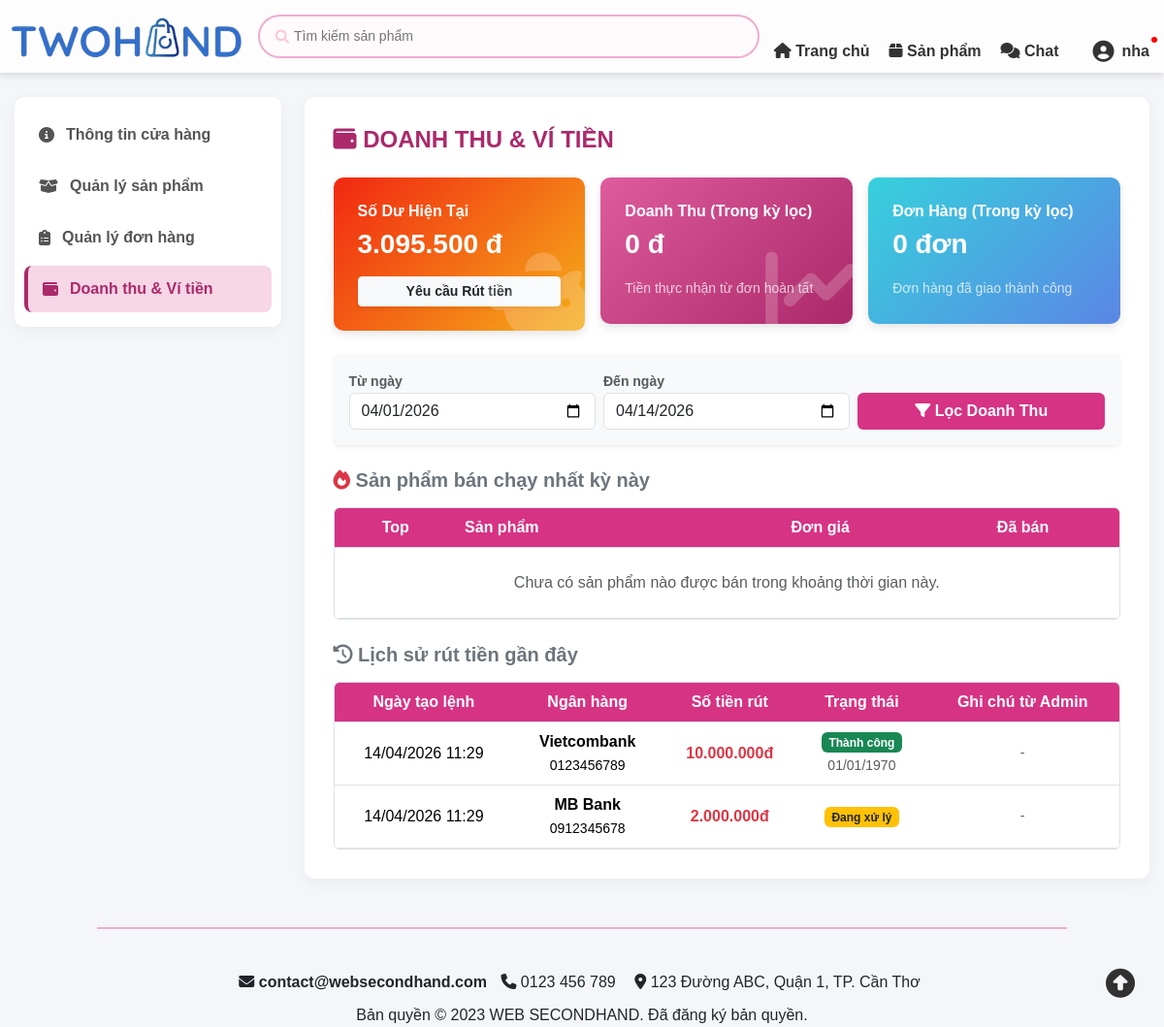
The app's page /seller/controllers/sellerDoanhThuController.php (signed in) with its own data.
### tables this page shows
CREATE TABLE HoSoNguoiBan (
    IdHoSo INT AUTO_INCREMENT PRIMARY KEY,
    IdTaiKhoan INT(10) NOT NULL UNIQUE,
    TenCuaHang VARCHAR(100), 
    DiaChiKhoHang VARCHAR(255),
    ViDo DECIMAL(10, 8) NULL COMMENT 'Latitude - Vĩ độ Cửa Hàng (Kho)',
    KinhDo DECIMAL(11, 8) NULL COMMENT 'Longitude - Kinh độ Cửa Hàng (Kho)',
    SoCCCD VARCHAR(20),
    TenNganHang VARCHAR(50),
    SoTaiKhoanNganHang VARCHAR(30),
    TenChuTaiKhoan VARCHAR(100),
    NgayDuyet DATETIME, 
    SoDu DECIMAL(15,2) DEFAULT 0,
    FOREIGN KEY (IdTaiKhoan) REFERENCES TaiKhoan(IdTaiKhoan) ON DELETE CASCADE
);

CREATE TABLE YeuCauRutTien (
    MaYC INT PRIMARY KEY AUTO_INCREMENT,
    IdTaiKhoan INT NOT NULL,
    SoTien DECIMAL(15,2) NOT NULL,
    NganHang VARCHAR(100),
    SoTaiKhoan VARCHAR(50),
    TenChuTaiKhoan VARCHAR(100),
    TrangThai ENUM('ChoDuyet', 'DaChuyen', 'TuChoi') DEFAULT 'ChoDuyet',
    LyDoTuChoi TEXT,
    NgayYeuCau DATETIME DEFAULT CURRENT_TIMESTAMP,
    NgayXuLy DATETIME NULL,
    FOREIGN KEY (IdTaiKhoan) REFERENCES TaiKhoan(IdTaiKhoan)
);

### seller/controllers/sellerDoanhThuController.php (called while the page is built, shortened)
<?php
require_once __DIR__ . '/../../includes/ketnoi.php';
require_once __DIR__ . '/../models/sellerDoanhThuModel.php';
$idNguoiBan = $_SESSION['IdTaiKhoan'];
$model = new SellerDoanhThuModel($conn);
$tuNgay = $_GET['tungay'] ?? date('Y-m-01');
$denNgay = $_GET['denngay'] ?? date('Y-m-d');
$soDuHienTai = $model->getSoDu($idNguoiBan);
$thongKe = $model->getThongKeTrongKy($idNguoiBan, $tuNgay, $denNgay);
$topSanPham = $model->getTopSanPhamBanChay($idNguoiBan, $tuNgay, $denNgay);
$lichSuRut = $model->getLichSuRutTien($idNguoiBan);
include_once __DIR__ . '/../views/sellerDoanhThu.php';

### seller/models/sellerDoanhThuModel.php (called while the page is built, shortened)
<?php
class SellerDoanhThuModel
{
    private $conn;
    public function __construct($conn)
    {
        $this->conn = $conn;
    }
    public function getSoDu($idTaiKhoan)
    {
        $sql = "SELECT SoDu FROM HoSoNguoiBan WHERE IdTaiKhoan = ?";
        $stmt = $this->conn->prepare($sql);
        $stmt->bind_param("i", $idTaiKhoan);
        $stmt->execute();
        $res = $stmt->get_result()->fetch_assoc();
        return $res ? $res['SoDu'] : 0;
    }
    public function getThongKeTrongKy($idTaiKhoan, $tuNgay, $denNgay)
    {
        $sql = "SELECT SUM(TienNguoiBanNhan) as TongDoanhThu, COUNT(MaDH) as SoDon
                FROM DonHang
                WHERE IdNguoiBan = ? AND TrangThai = 'Hoàn tất'
                AND DATE(NgayDat) >= ? AND DATE(NgayDat) <= ?";
        $stmt = $this->conn->prepare($sql);
        $stmt->bind_param("iss", $idTaiKhoan, $tuNgay, $denNgay);
        $stmt->execute();
        return $stmt->get_result()->fetch_assoc();
    }
    public function getLichSuRutTien($idTaiKhoan)
    {
        $sql = "SELECT * FROM YeuCauRutTien WHERE IdTaiKhoan = ? ORDER BY NgayYeuCau DESC LIMIT 20";
        $stmt = $this->conn->prepare($sql);
        $stmt->bind_param("i", $idTaiKhoan);
        $stmt->execute();
        return $stmt->get_result()->fetch_all(MYSQLI_ASSOC);
    }
}

### seller/views/sellerDoanhThu.php (the view, shortened to what this page needs)
<!DOCTYPE html>
<html lang="vi">
<head>
    <link rel="stylesheet" href="https://cdnjs.cloudflare.com/ajax/libs/font-awesome/6.4.0/css/all.min.css">
    <link href="../../assets/css/bootstrap/bootstrap.css" rel="stylesheet">
    <link href="../../assets/css/header.css" rel="stylesheet">
    <link href="../../assets/css/color.css" rel="stylesheet">
</head>
<body>
    <?php include '../../includes/header.php'; ?>
    <div class="toast-container position-fixed top-0 end-0 p-3">
    </div>
    <div class="seller-wrapper">
        <div class="row">
            <div class="col-md-3 mb-4">
                <div class="seller-sidebar">
                    <a href="sellerThongTinController.php"><i class="fa-solid fa-circle-info"></i> Thông tin cửa hàng</a>
                    <a href="sellerSanPhamController.php"><i class="fa-solid fa-box-open"></i> Quản lý sản phẩm</a>
                    <a href="sellerDonHangController.php"><i class="fa-solid fa-clipboard-list"></i> Quản lý đơn hàng</a>
                    <a href="sellerDoanhThuController.php" class="active"><i class="fa-solid fa-wallet"></i> Doanh thu & Ví tiền</a>
                </div>
            </div>
            <div class="col-md-9">
                <div class="seller-content-box">
                    <h4 class="mb-4 fw-bold" style="color: var(--bs-pink-600);"><i class="fa-solid fa-wallet"></i> DOANH THU & VÍ TIỀN</h4>
                    <div class="row g-3 mb-4">
                        <div class="col-md-4">
                            <div class="stat-card bg-orange-grad">
                                <h6 class="fw-bold mb-2">Số Dư Hiện Tại</h6>
                                <h3 class="fw-bold mb-3"><?= number_format($soDuHienTai, 0, ',', '.') ?> đ</h3>
                                <button class="btn btn-light btn-sm fw-bold text-dark w-100 shadow-sm" data-bs-toggle="modal" data-bs-target="#modalRutTien">
                                    <i class="fa-solid"></i> Yêu cầu Rút tiền
                                </button>
                                <i class="fa-solid fa-piggy-bank"></i>
                            </div>
                        </div>
                        <div class="col-md-4">
                            <div class="stat-card bg-pink-grad">
                                <h6 class="fw-bold mb-2">Doanh Thu (Trong kỳ lọc)</h6>
                                <h3 class="fw-bold mb-3"><?= number_format($thongKe['TongDoanhThu'] ?? 0, 0, ',', '.') ?> đ</h3>
                                <small class="opacity-75">Tiền thực nhận từ đơn hoàn tất</small>
                                <i class="fa-solid fa-chart-line"></i>
                            </div>
                        </div>
                        <div class="col-md-4">
                            <div class="stat-card bg-blue-grad">
                                <h6 class="fw-bold mb-2">Đơn Hàng (Trong kỳ lọc)</h6>
                                <h3 class="fw-bold mb-3"><?= $thongKe['SoDon'] ?? 0 ?> đơn</h3>
                                <small class="opacity-75">Đơn hàng đã giao thành công</small>
                            </div>
                        </div>
                    </div>
                    <div class="card bg-light border-0 shadow-sm mb-4">
                        <div class="card-body">
                            <form method="GET" class="row gx-2 gy-2 align-items-end">
                                <div class="col-md-4">
                                    <label class="fw-bold text-muted small">Từ ngày</label>
                                    <input type="date" name="tungay" class="form-control" value="<?= $tuNgay ?>" required>
                                </div>
                                <div class="col-md-4">
                                    <label class="fw-bold text-muted small">Đến ngày</label>
                                    <input type="date" name="denngay" class="form-control" value="<?= $denNgay ?>" required>
                                </div>
                                <div class="col-md-4 d-flex gap-2">
                                    <button type="submit" class="btn text-white w-100 fw-bold" style="background: var(--bs-pink-500);"><i class="fa-solid fa-filter"></i> Lọc Doanh Thu</button>
                                </div>
                            </form>
                        </div>
                    </div>
                    <div class="row">
                        <div class="col-md-12 mb-4">
                            <h5 class="fw-bold text-secondary mb-3"><i class="fa-solid fa-fire text-danger"></i> Sản phẩm bán chạy nhất kỳ này</h5>
                            <div class="table-responsive border rounded">
                                <table class="table table-hover align-middle mb-0 dt-table">
                                    <thead>
                                        <tr>
                                            <th>Top</th>
                                            <th class="text-start">Sản phẩm</th>
                                            <th>Đơn giá</th>
                                            <th>Đã bán</th>
                                        </tr>
                                    </thead>
                                    <tbody>
                                        <?php if (empty($topSanPham)): ?>
                                            <tr>
                                                <td colspan="4" class="text-center py-4 text-muted">Chưa có sản phẩm nào được bán trong khoảng thời gian này.</td>
                                            </tr>
                                        <?php endif; ?>
                                    </tbody>
                                </table>
                            </div>
                        </div>
                        <div class="col-md-12">
                            <h5 class="fw-bold text-secondary mb-3"><i class="fa-solid fa-clock-rotate-left"></i> Lịch sử rút tiền gần đây</h5>
                            <div class="table-responsive border rounded">
                                <table class="table table-hover align-middle mb-0 dt-table">
                                    <thead>
                                        <tr>
                                            <th>Ngày tạo lệnh</th>
                                            <th>Ngân hàng</th>
                                            <th>Số tiền rút</th>
                                            <th>Trạng thái</th>
                                            <th>Ghi chú từ Admin</th>
                                        </tr>
                                    </thead>
                                    <tbody>
                                        <?php if (empty($lichSuRut)): ?>
                                            <tr>
                                                <td colspan="5" class="text-center py-4 text-muted">Bạn chưa có lịch sử rút tiền nào.</td>
                                            </tr>
                                        <?php else: ?>
                                            <?php foreach ($lichSuRut as $ls): ?>
                                                <tr>
                                                    <td class="text-center"><?= date('d/m/Y H:i', strtotime($ls['NgayYeuCau'])) ?></td>
                                                    <td class="text-center">
                                                        <strong><?= htmlspecialchars($ls['NganHang']) ?></strong><br>
                                                        <small><?= htmlspecialchars($ls['SoTaiKhoan']) ?></small>
                                                    </td>
                                                    <td class="text-center fw-bold text-danger"><?= number_format($ls['SoTien'], 0, ',', '.') ?>đ</td>
                                                    <td class="text-center">
                                                        <?php if ($ls['TrangThai'] == 'ChoDuyet'): ?>
                                                            <span class="badge bg-warning text-dark">Đang xử lý</span>
                                                        <?php elseif ($ls['TrangThai'] == 'DaChuyen'): ?>
                                                            <span class="badge bg-success">Thành công</span><br>
                                                            <small class="text-muted"><?= date('d/m/Y', strtotime($ls['NgayXuLy'])) ?></small>
                                                        <?php else: ?>
                                                            <span class="badge bg-danger">Bị từ chối</span>
                                                        <?php endif; ?>
                                                    </td>
                                                    <td class="text-center text-muted small"><?= $ls['LyDoTuChoi'] ?? '-' ?></td>
                                                </tr>
                                            <?php endforeach; ?>
                                        <?php endif; ?>
                                    </tbody>
                                </table>
                            </div>
                        </div>
                    </div>
                </div>
            </div>
        </div>
    </div>
    <?php include '../../includes/footer.php'; ?>
</body>
</html>

### assets/css/header.css (style rules this page uses)
html, body { overflow-x: clip !important; overflow-y: visible !important; }
body { font-family: Arial, sans-serif; background-color:var(--bs-pink-50); margin: 0; padding: 0; }

### seller/views/sellerDoanhThu.php (style rules this page uses)
body { background-color: #f4f6f9; }
.seller-wrapper { max-width: 1300px; margin: 100px auto 50px auto !important; padding: 0 15px; }
.seller-content-box { background: #ffffff; border-radius: 10px; padding: 30px; box-shadow: 0 4px 15px rgba(0, 0, 0, 0.05); min-height: 600px; }
.seller-sidebar { background: #ffffff; border-radius: 10px; padding: 15px 10px; box-shadow: 0 4px 15px rgba(0, 0, 0, 0.05); display: flex; flex-direction: column; gap: 5px; }
.seller-sidebar a { text-decoration: none; color: #555; font-weight: 600; padding: 12px 15px; border-radius: 8px; transition: all 0.3s ease; display: flex; align-items: center; gap: 12px; }
.seller-sidebar a.active { background-color: var(--bs-pink-100); color: var(--bs-pink-600); border-left: 4px solid var(--bs-pink-600); }
.stat-card { border-radius: 10px; padding: 25px; color: white; position: relative; overflow: hidden; box-shadow: 0 4px 10px rgba(0, 0, 0, 0.1); }
.stat-card i { position: absolute; right: -10px; bottom: -20px; font-size: 100px; opacity: 0.2; }
.bg-pink-grad { background: linear-gradient(135deg, var(--bs-pink-400), var(--bs-pink-600)); }
.bg-blue-grad { background: linear-gradient(135deg, #36D1DC, #5B86E5); }
.bg-orange-grad { background: linear-gradient(135deg, #f12711, #f5af19); }
.dt-table th { background-color: var(--bs-pink-500) !important; color: white; text-align: center; }
.toast-container { z-index: 1055; margin-top: 80px; }

### records on screen
hosonguoiban: SoDu "3.095.500"
yeucauruttien: NgayYeuCau "14/04/2026 11:29", NganHang "Vietcombank", SoTaiKhoan "0123456789", SoTien "10.000.000", NgayXuLy "01/01/1970", LyDoTuChoi "-"
yeucauruttien: NgayYeuCau "14/04/2026 11:29", NganHang "MB Bank", SoTaiKhoan "0912345678", SoTien "2.000.000", TrangThai "Đang xử lý", LyDoTuChoi "-"

### other values on screen
$_SESSION['TenTK'] "nha"
$thongKe['TongDoanhThu'] "0"
$thongKe['SoDon'] "0"
